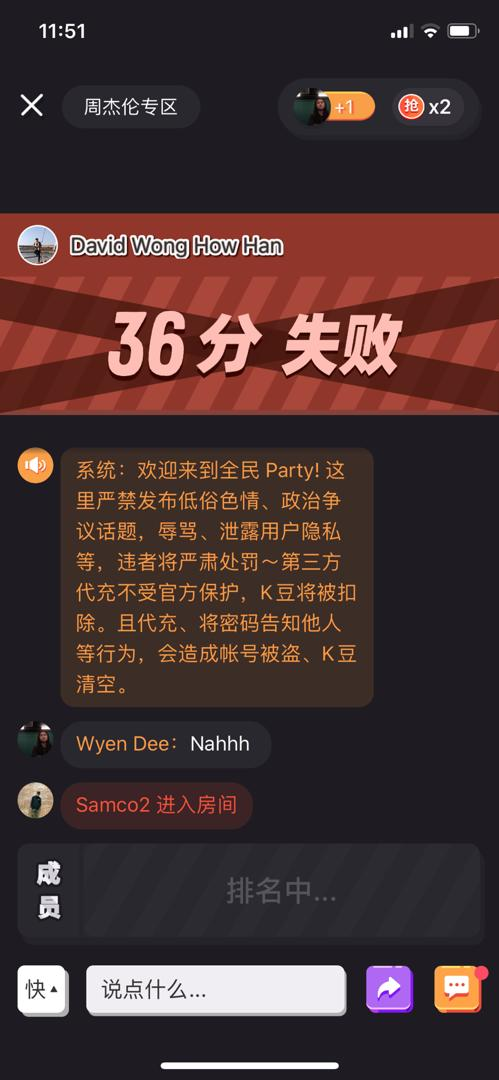
#> input picture System/unlock/WhatsApp1.jpeg, 499 x 1080 px
$ python readimage.py
#> lines starting #> are read from the running program, lines starting #| are printed output that depends on the picture
from imutils.perspective import four_point_transform
from imutils import contours
import imutils
import cv2

# define the 0-9 digits with seven segment digits logic
DIGITS_LOOKUP = {
    (1, 1, 1, 0, 1, 1, 1): 0,
    (0, 0, 1, 0, 0, 1, 0): 1,
            (1, 0, 1, 1, 1, 1, 0): 2,
                (1, 0, 1, 1, 0, 1, 1): 3,
                    (0, 1, 1, 1, 0, 1, 0): 4,
                        (1, 1, 0, 1, 0, 1, 1): 5,
                            (1, 1, 0, 1, 1, 1, 1): 6,
                                (1, 0, 1, 0, 0, 1, 0): 7,
                                    (1, 1, 1, 1, 1, 1, 1): 8,
    (1, 1, 1, 1, 0, 1, 1): 9
}

image = cv2.imread("WhatsApp1.jpeg")
#> image is the input picture: shape (1080, 499, 3); mean B, G, R 50.3, 50.4, 71.3

gray = cv2.cvtColor(image, cv2.COLOR_BGR2GRAY)
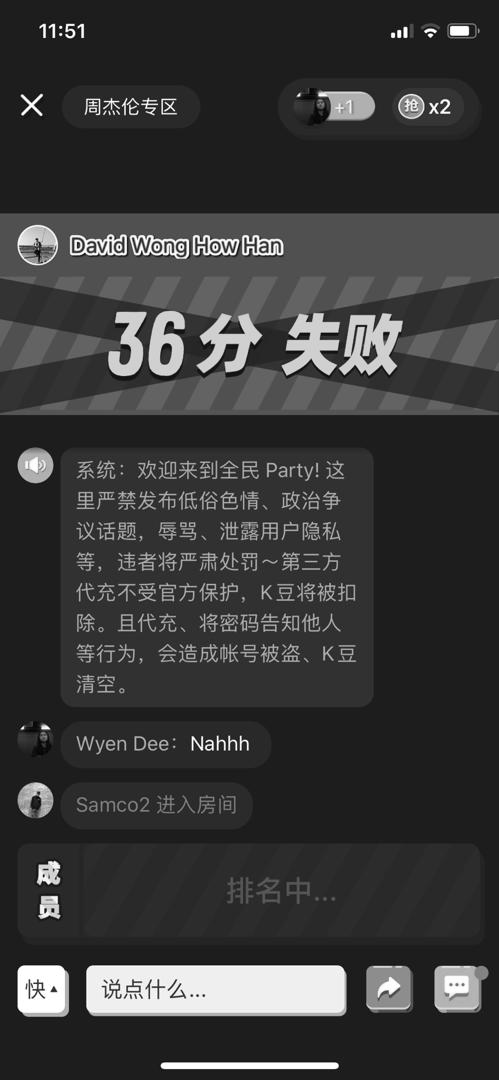
#> gray: shape (1080, 499); min 0, max 255, mean 56.8

cv2.imshow("Gray", gray)

$ run again, with System/unlock/WhatsApp2.jpeg copied over System/unlock/WhatsApp1.jpeg
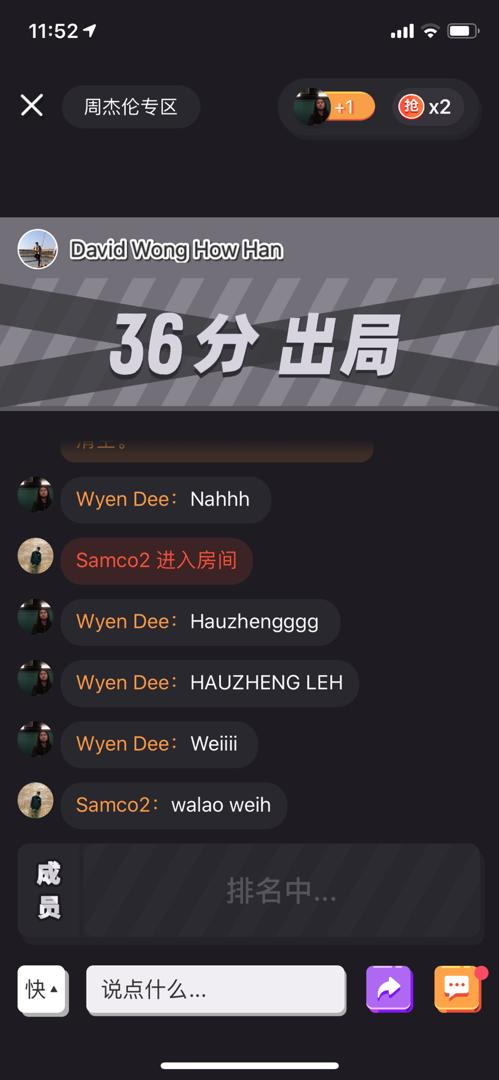
#> input picture System/unlock/WhatsApp2.jpeg, 499 x 1080 px
#> image is the input picture: shape (1080, 499, 3); mean B, G, R 62.2, 56.1, 60.4
#> `gray = cv2.cvtColor(image, cv2.COLOR_BGR2GRAY)`:
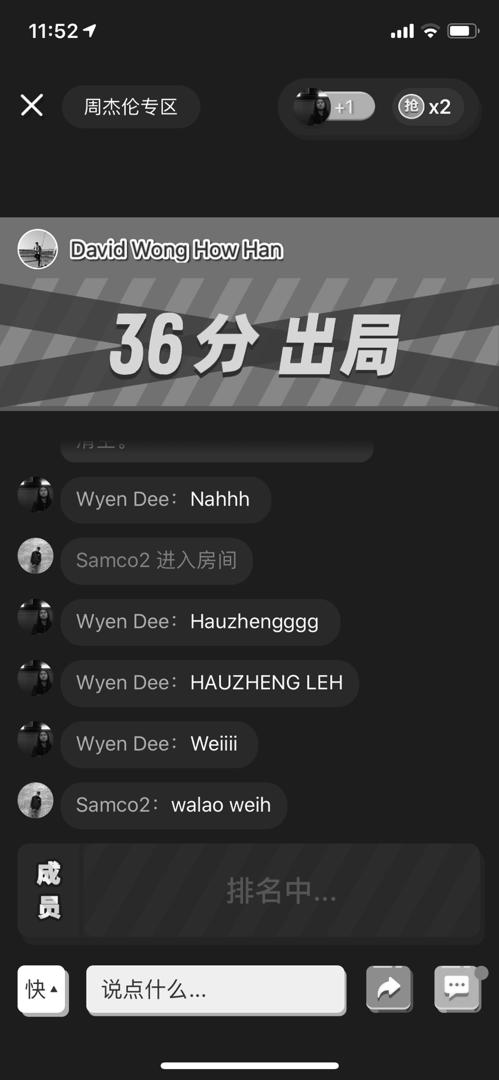
#> gray: shape (1080, 499); min 0, max 255, mean 58.2

$ run again, with System/unlock/WhatsApp3.jpeg copied over System/unlock/WhatsApp1.jpeg
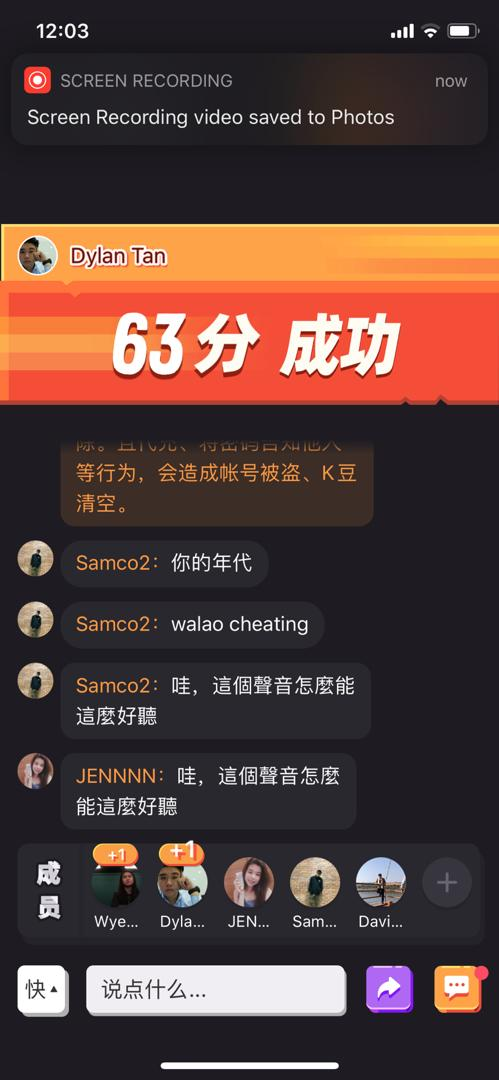
#> input picture System/unlock/WhatsApp3.jpeg, 499 x 1080 px
#> image is the input picture: shape (1080, 499, 3); mean B, G, R 57.4, 61.5, 85.1
#> `gray = cv2.cvtColor(image, cv2.COLOR_BGR2GRAY)`:
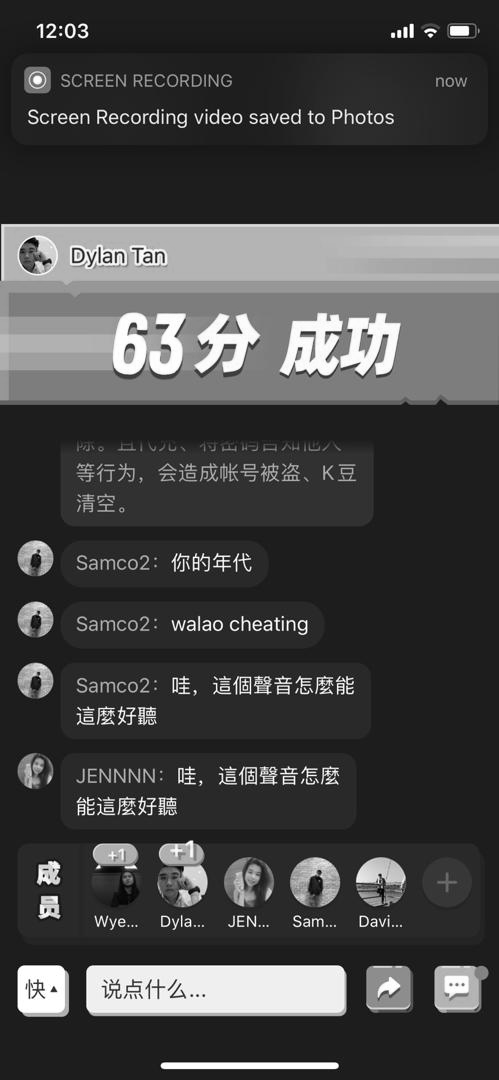
#> gray: shape (1080, 499); min 0, max 255, mean 68.2

$ run again, with System/unlock/QuanMinPartyTest.jpeg copied over System/unlock/WhatsApp1.jpeg
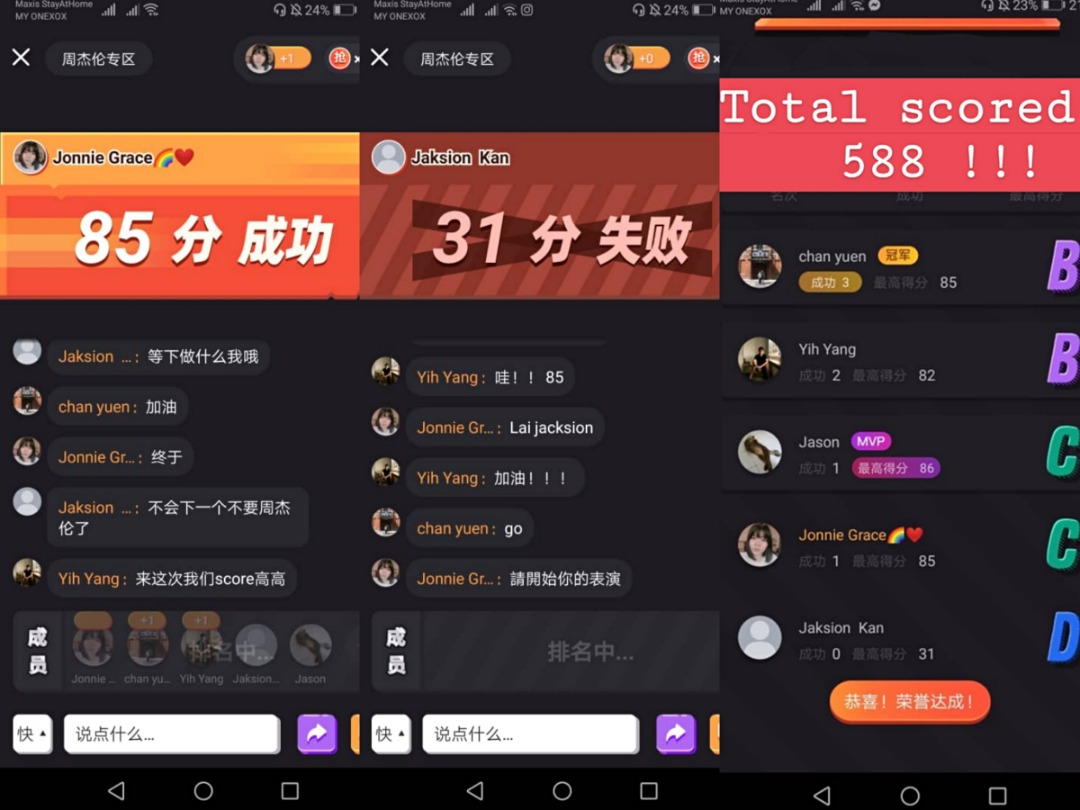
#> input picture System/unlock/QuanMinPartyTest.jpeg, 1080 x 810 px
#> image is the input picture: shape (810, 1080, 3); mean B, G, R 53.5, 52.3, 76.8
#> `gray = cv2.cvtColor(image, cv2.COLOR_BGR2GRAY)`:
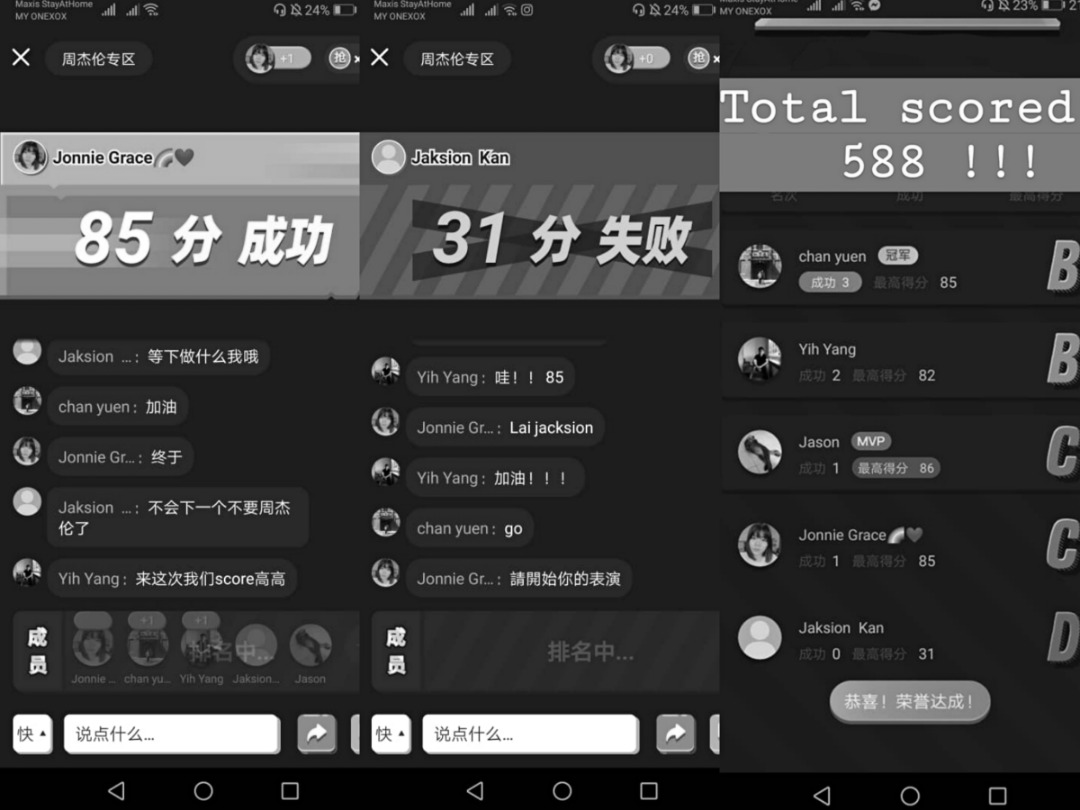
#> gray: shape (810, 1080); min 0, max 255, mean 59.9
